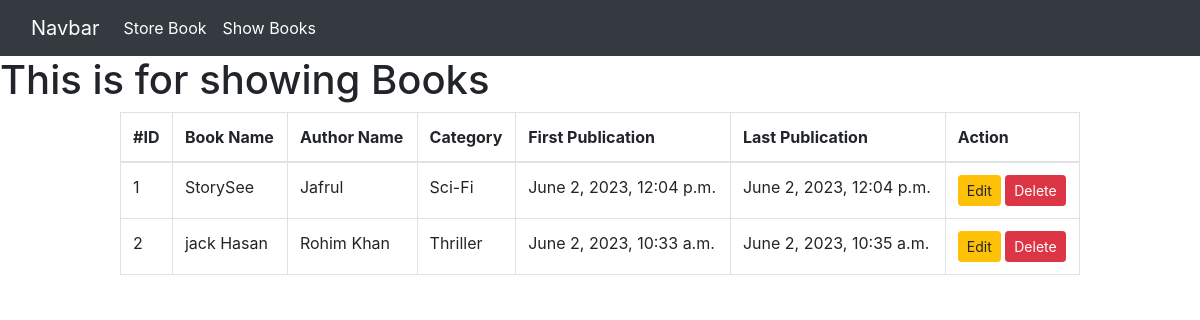
/show_books/, run on the app's committed database.
### book/models.py (models this page shows)
class BookStoreModel(models.Model):
    CATEGORY = (
        ('Mystery', 'Mystery'),
        ('Thriller', 'Thriller'),
        ('Sci-Fi', 'Sci-Fi'),
        ('Humor', 'Humor'),
        ('Horror', 'Horror'),
    )
    id = models.IntegerField(primary_key=True)
    book_name = models.CharField(max_length=30)
    author = models.CharField(max_length=30)
    category = models.CharField(max_length=30,choices= CATEGORY)
    first_published = models.DateTimeField(auto_now_add = True) #First time it will show published date
    last_published = models.DateTimeField(auto_now = True) #After that all updates date will show here(last update)

### book/views.py (the view)
# urls.py: path('show_books/',show_books,name='showbook'),
def show_books(request):
    book = BookStoreModel.objects.all()
    print(book)
    return render(request,'show_book.html',{'data':book})

### book/templates/show_book.html
{% extends "base.html" %}
{% block content %}
<h1>This is for showing Books </h1>
<div style="width:80%;margin:auto;">
    {% if data %}
    <table class="table table-bordered">
        <thead>
            <tr>
                <th scope="col">#ID</th>
                <th scope="col">Book Name</th>
                <th scope="col">Author Name</th>
                <th scope="col">Category</th>
                <th scope="col">First Publication</th>
                <th scope="col">Last Publication</th>
                <th scope="col">Action</th>
            </tr>
        </thead>
        <tbody>
            {% for item in data %}
            <tr>
                <td>{{item.id}}</td>
                <td>{{item.book_name}}</td>
                <td>{{item.author}}</td>
                <td>{{item.category}}</td>
                <td>{{item.first_published}}</td>
                <td>{{item.last_published}}</td>
                <td><a href="{% url 'editbook' id=item.id %}" class="btn btn-warning btn-sm">Edit</a> <a
                        href="{% url 'deletebook' id=item.id %}" class="btn btn-danger btn-sm">Delete</a>
                </td>
            </tr>
            {% endfor %}
        </tbody>
    </table>
    {% else %}
    <h1>No data available </h1>
    {% endif %}
</div>
{% endblock %}

### book/templates/base.html (shortened to what this page needs)
<!DOCTYPE html>
<html lang="en">
<head>
    <link rel="stylesheet" href="https://cdn.jsdelivr.net/npm/bootstrap@4.4.1/dist/css/bootstrap.min.css"
>
</head>
<body>
</body>
<nav class="navbar navbar-expand-lg bg-dark text-white">
    <div class="container-fluid">
        <a class="navbar-brand  text-white" href="#">Navbar</a>
        <div class="collapse navbar-collapse" id="navbarNavAltMarkup">
            <div class="navbar-nav  text-white">
                <a class="nav-link  text-white" href="{% url 'storebook'%}">Store Book</a>
                <a class="nav-link  text-white" href="{% url 'showbook'%}">Show Books</a>
            </div>
        </div>
    </div>
</nav>
{% block content %} {% endblock %}
</body>
</html>

### data on the page
BookStoreModel: id "1", book_name "StorySee", author "Jafrul", category "Sci-Fi", first_published "June 2, 2023, 12:04 p.m.", last_published "June 2, 2023, 12:04 p.m."
BookStoreModel: id "2", book_name "jack Hasan", author "Rohim Khan", category "Thriller", first_published "June 2, 2023, 10:33 a.m.", last_published "June 2, 2023, 10:35 a.m."
